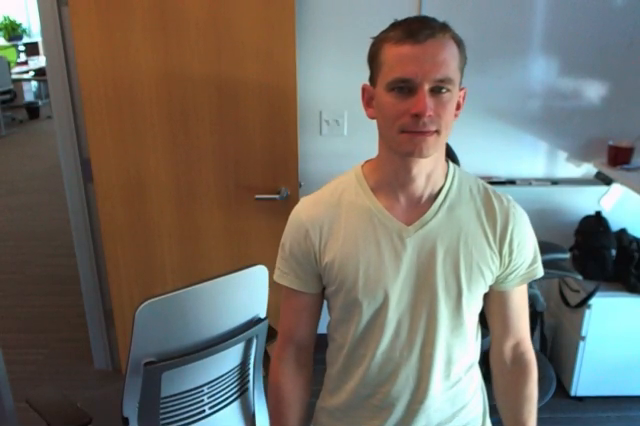
#> input picture frame 32 of project_4/recongnize_faces/face.mov, 640 x 426 px, given in place of IMG_3500.MOV, which was not available
$ python optical_flow2.py   (Python 2 division)   (older library calls are emulated)
#> lines starting #> are read from the running program, lines starting #| are printed output that depends on the picture; pictures that were not available may be replaced by others from this repository, and a replacement may not be noted
"""Project 3: Tracking.

In this project, you'll track objects in videos.
"""
"""Project 3: Tracking.

Extra credit - multi tracking pedestrians
"""

import cv2
import numpy as np


# [59 lines left out: functions findBackground, readFrames, not called in this run]


def multi_tracking(video):
    print "starting"

    ret, frame1 = video.read()
#> frame1 is the input picture: shape (426, 640, 3); mean B, G, R 104.6, 113, 116.1
    prvs = cv2.cvtColor(frame1, cv2.COLOR_BGR2GRAY)
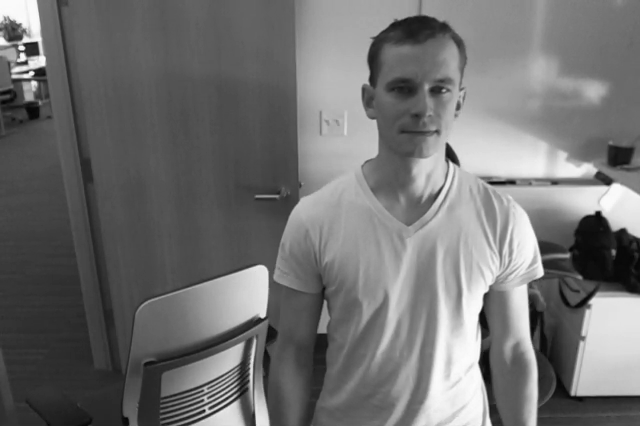
#> prvs: shape (426, 640); min 4, max 253, mean 113
    hsv = np.zeros_like(frame1)
    hsv[..., 1] = 255

    prev_objects = []
    tolerance = 50

    framenum = 0;
    while(1):
        ret, frame2 = video.read()
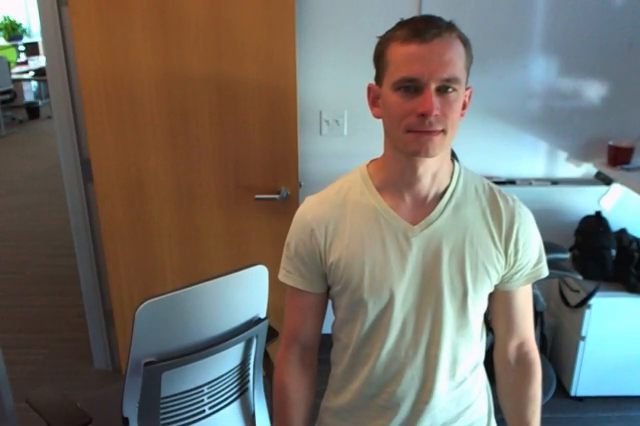
#> input picture frame 33 of project_4/recongnize_faces/face.mov, 640 x 426 px, given in place of IMG_3500.MOV, which was not available
#> frame2 is the input picture: shape (426, 640, 3); mean B, G, R 104.7, 113.1, 116.5
        next = cv2.cvtColor(frame2, cv2.COLOR_BGR2GRAY)
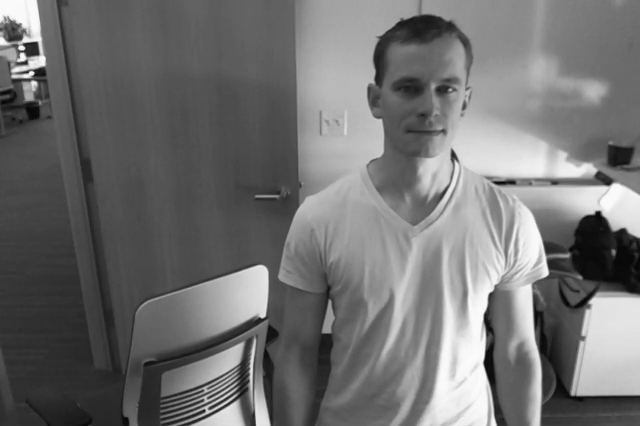
#> next: shape (426, 640); min 4, max 252, mean 113.2

#> (the run stopped early here; a loop or call above may not have finished)

$ run again, starting later in the video
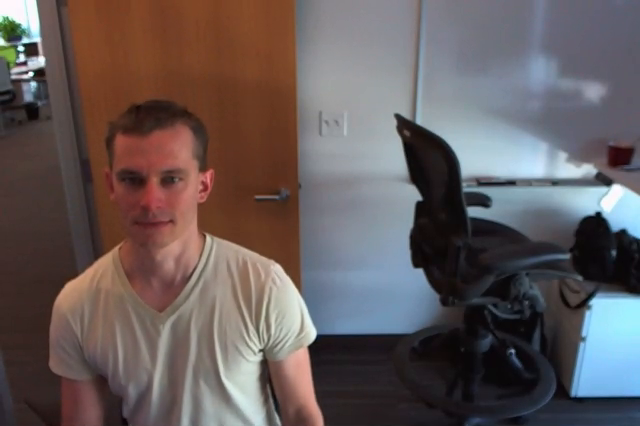
#> input picture frame 146 of project_4/recongnize_faces/face.mov, 640 x 426 px, given in place of IMG_3500.MOV, which was not available
#> in multi_tracking, frame1 is the input picture: shape (426, 640, 3); mean B, G, R 91.2, 91.2, 101.1
#> in multi_tracking, `prvs = cv2.cvtColor(frame1, cv2.COLOR_BGR2GRAY)`:
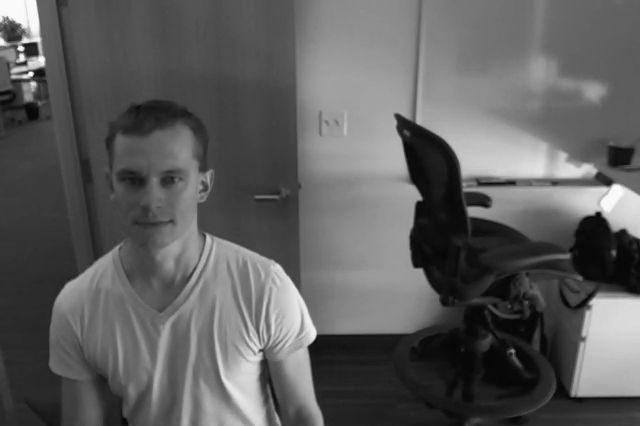
#> prvs: shape (426, 640); min 2, max 254, mean 94.1

$ run again, starting later in the video
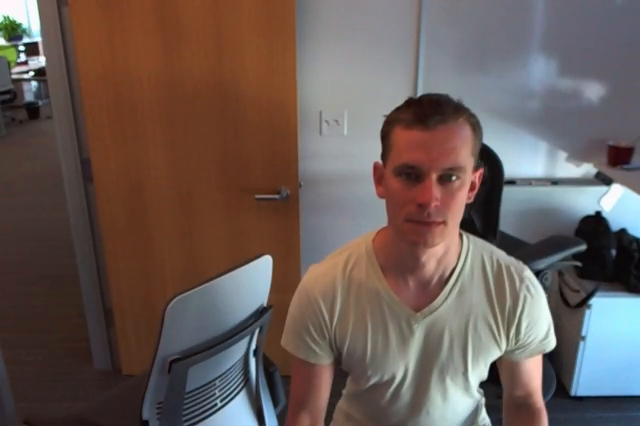
#> input picture frame 260 of project_4/recongnize_faces/face.mov, 640 x 426 px, given in place of IMG_3500.MOV, which was not available
#> in multi_tracking, frame1 is the input picture: shape (426, 640, 3); mean B, G, R 86.7, 91.4, 105.4
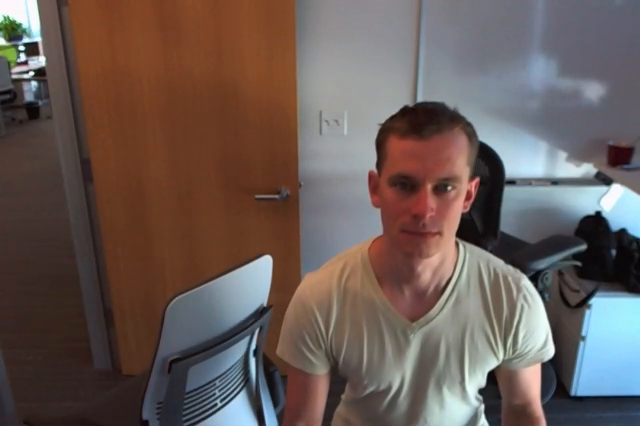
#> input picture frame 261 of project_4/recongnize_faces/face.mov, 640 x 426 px, given in place of IMG_3500.MOV, which was not available
#> in multi_tracking, frame2 is the input picture: shape (426, 640, 3); mean B, G, R 86.9, 91.3, 105.2
#> in multi_tracking, `next = cv2.cvtColor(frame2, cv2.COLOR_BGR2GRAY)`:
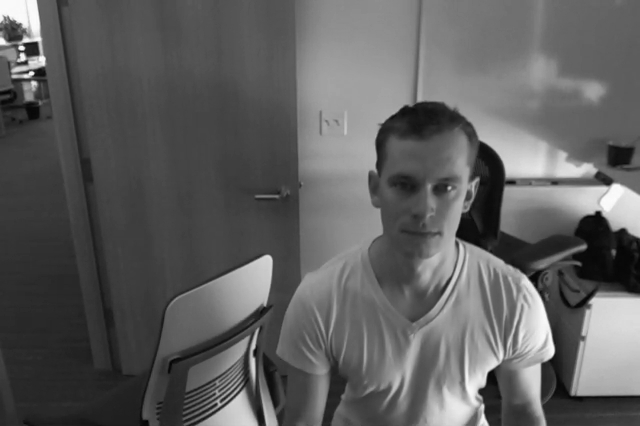
#> next: shape (426, 640); min 3, max 252, mean 95
